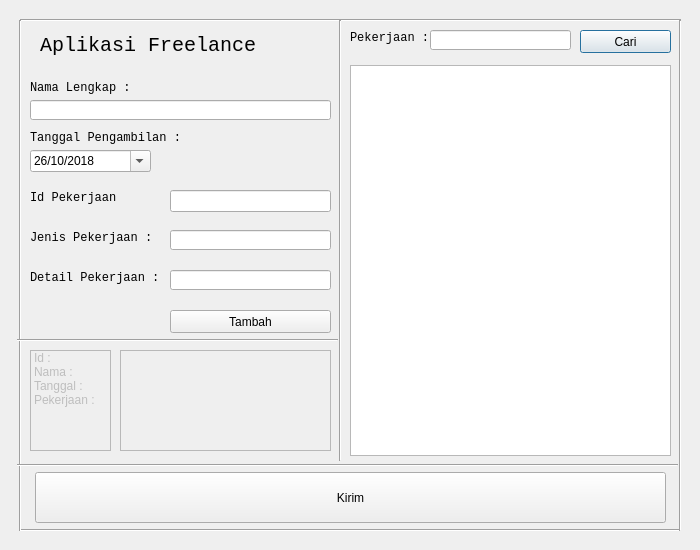
<?xml version="1.0" encoding="UTF-8"?>
<ui version="4.0">
 <class>Dialog</class>
 <widget class="QDialog" name="Dialog">
  <property name="geometry">
   <rect>
    <x>0</x>
    <y>0</y>
    <width>700</width>
    <height>550</height>
   </rect>
  </property>
  <property name="windowTitle">
   <string>Dialog</string>
  </property>
  <widget class="QLabel" name="label">
   <property name="geometry">
    <rect>
     <x>350</x>
     <y>30</y>
     <width>81</width>
     <height>16</height>
    </rect>
   </property>
   <property name="font">
    <font>
     <family>Courier New</family>
    </font>
   </property>
   <property name="text">
    <string>Pekerjaan :</string>
   </property>
  </widget>
  <widget class="Line" name="line">
   <property name="geometry">
    <rect>
     <x>20</x>
     <y>10</y>
     <width>661</width>
     <height>20</height>
    </rect>
   </property>
   <property name="orientation">
    <enum>Qt::Horizontal</enum>
   </property>
  </widget>
  <widget class="Line" name="line_2">
   <property name="geometry">
    <rect>
     <x>20</x>
     <y>520</y>
     <width>661</width>
     <height>20</height>
    </rect>
   </property>
   <property name="orientation">
    <enum>Qt::Horizontal</enum>
   </property>
  </widget>
  <widget class="Line" name="line_3">
   <property name="geometry">
    <rect>
     <x>10</x>
     <y>20</y>
     <width>20</width>
     <height>511</height>
    </rect>
   </property>
   <property name="orientation">
    <enum>Qt::Vertical</enum>
   </property>
  </widget>
  <widget class="Line" name="line_4">
   <property name="geometry">
    <rect>
     <x>670</x>
     <y>20</y>
     <width>20</width>
     <height>511</height>
    </rect>
   </property>
   <property name="orientation">
    <enum>Qt::Vertical</enum>
   </property>
  </widget>
  <widget class="QLineEdit" name="lineEdit">
   <property name="geometry">
    <rect>
     <x>430</x>
     <y>30</y>
     <width>141</width>
     <height>20</height>
    </rect>
   </property>
  </widget>
  <widget class="QPushButton" name="pushButton">
   <property name="geometry">
    <rect>
     <x>580</x>
     <y>30</y>
     <width>91</width>
     <height>23</height>
    </rect>
   </property>
   <property name="text">
    <string>Cari</string>
   </property>
  </widget>
  <widget class="QLabel" name="label_2">
   <property name="geometry">
    <rect>
     <x>40</x>
     <y>30</y>
     <width>281</width>
     <height>31</height>
    </rect>
   </property>
   <property name="font">
    <font>
     <family>Courier New</family>
     <pointsize>15</pointsize>
    </font>
   </property>
   <property name="text">
    <string>Aplikasi Freelance</string>
   </property>
  </widget>
  <widget class="Line" name="line_5">
   <property name="geometry">
    <rect>
     <x>330</x>
     <y>20</y>
     <width>20</width>
     <height>441</height>
    </rect>
   </property>
   <property name="orientation">
    <enum>Qt::Vertical</enum>
   </property>
  </widget>
  <widget class="QLabel" name="label_3">
   <property name="geometry">
    <rect>
     <x>30</x>
     <y>80</y>
     <width>101</width>
     <height>16</height>
    </rect>
   </property>
   <property name="font">
    <font>
     <family>Courier New</family>
    </font>
   </property>
   <property name="text">
    <string>Nama Lengkap :</string>
   </property>
  </widget>
  <widget class="QLineEdit" name="lineEdit_2">
   <property name="geometry">
    <rect>
     <x>30</x>
     <y>100</y>
     <width>301</width>
     <height>20</height>
    </rect>
   </property>
  </widget>
  <widget class="QDateEdit" name="dateEdit">
   <property name="geometry">
    <rect>
     <x>30</x>
     <y>150</y>
     <width>121</width>
     <height>22</height>
    </rect>
   </property>
   <property name="dateTime">
    <datetime>
     <hour>0</hour>
     <minute>0</minute>
     <second>0</second>
     <year>2018</year>
     <month>10</month>
     <day>26</day>
    </datetime>
   </property>
   <property name="maximumDate">
    <date>
     <year>2018</year>
     <month>12</month>
     <day>31</day>
    </date>
   </property>
   <property name="minimumDate">
    <date>
     <year>2018</year>
     <month>1</month>
     <day>1</day>
    </date>
   </property>
   <property name="currentSection">
    <enum>QDateTimeEdit::DaySection</enum>
   </property>
   <property name="displayFormat">
    <string>d/M/yyyy</string>
   </property>
   <property name="calendarPopup">
    <bool>true</bool>
   </property>
  </widget>
  <widget class="QLabel" name="label_4">
   <property name="geometry">
    <rect>
     <x>30</x>
     <y>130</y>
     <width>151</width>
     <height>16</height>
    </rect>
   </property>
   <property name="font">
    <font>
     <family>Courier New</family>
    </font>
   </property>
   <property name="text">
    <string>Tanggal Pengambilan :</string>
   </property>
  </widget>
  <widget class="QListWidget" name="listWidget_4">
   <property name="enabled">
    <bool>false</bool>
   </property>
   <property name="geometry">
    <rect>
     <x>30</x>
     <y>350</y>
     <width>81</width>
     <height>101</height>
    </rect>
   </property>
   <item>
    <property name="text">
     <string>Id :</string>
    </property>
   </item>
   <item>
    <property name="text">
     <string>Nama :</string>
    </property>
   </item>
   <item>
    <property name="text">
     <string>Tanggal :</string>
    </property>
   </item>
   <item>
    <property name="text">
     <string>Pekerjaan :</string>
    </property>
   </item>
  </widget>
  <widget class="QListWidget" name="listWidget_2">
   <property name="enabled">
    <bool>false</bool>
   </property>
   <property name="geometry">
    <rect>
     <x>120</x>
     <y>350</y>
     <width>211</width>
     <height>101</height>
    </rect>
   </property>
  </widget>
  <widget class="QPushButton" name="pushButton_5">
   <property name="geometry">
    <rect>
     <x>170</x>
     <y>310</y>
     <width>161</width>
     <height>23</height>
    </rect>
   </property>
   <property name="text">
    <string>Tambah</string>
   </property>
  </widget>
  <widget class="QPushButton" name="pushButton_7">
   <property name="geometry">
    <rect>
     <x>35</x>
     <y>472</y>
     <width>631</width>
     <height>51</height>
    </rect>
   </property>
   <property name="text">
    <string>Kirim</string>
   </property>
  </widget>
  <widget class="Line" name="line_6">
   <property name="geometry">
    <rect>
     <x>17</x>
     <y>455</y>
     <width>661</width>
     <height>20</height>
    </rect>
   </property>
   <property name="orientation">
    <enum>Qt::Horizontal</enum>
   </property>
  </widget>
  <widget class="Line" name="line_7">
   <property name="geometry">
    <rect>
     <x>17</x>
     <y>330</y>
     <width>321</width>
     <height>20</height>
    </rect>
   </property>
   <property name="orientation">
    <enum>Qt::Horizontal</enum>
   </property>
  </widget>
  <widget class="QListWidget" name="listWidget">
   <property name="geometry">
    <rect>
     <x>350</x>
     <y>65</y>
     <width>321</width>
     <height>391</height>
    </rect>
   </property>
  </widget>
  <widget class="QLineEdit" name="lineEdit_3">
   <property name="geometry">
    <rect>
     <x>170</x>
     <y>230</y>
     <width>161</width>
     <height>20</height>
    </rect>
   </property>
  </widget>
  <widget class="QLineEdit" name="lineEdit_4">
   <property name="geometry">
    <rect>
     <x>170</x>
     <y>270</y>
     <width>161</width>
     <height>20</height>
    </rect>
   </property>
  </widget>
  <widget class="QLabel" name="label_5">
   <property name="geometry">
    <rect>
     <x>30</x>
     <y>230</y>
     <width>121</width>
     <height>16</height>
    </rect>
   </property>
   <property name="font">
    <font>
     <family>Courier New</family>
    </font>
   </property>
   <property name="text">
    <string>Jenis Pekerjaan :</string>
   </property>
  </widget>
  <widget class="QLabel" name="label_6">
   <property name="geometry">
    <rect>
     <x>30</x>
     <y>270</y>
     <width>131</width>
     <height>16</height>
    </rect>
   </property>
   <property name="font">
    <font>
     <family>Courier New</family>
    </font>
   </property>
   <property name="text">
    <string>Detail Pekerjaan :</string>
   </property>
  </widget>
  <widget class="QLabel" name="label_7">
   <property name="geometry">
    <rect>
     <x>170</x>
     <y>250</y>
     <width>151</width>
     <height>16</height>
    </rect>
   </property>
   <property name="text">
    <string/>
   </property>
  </widget>
  <widget class="QLabel" name="label_8">
   <property name="geometry">
    <rect>
     <x>170</x>
     <y>290</y>
     <width>151</width>
     <height>16</height>
    </rect>
   </property>
   <property name="text">
    <string/>
   </property>
  </widget>
  <widget class="QLabel" name="label_9">
   <property name="geometry">
    <rect>
     <x>30</x>
     <y>190</y>
     <width>121</width>
     <height>16</height>
    </rect>
   </property>
   <property name="font">
    <font>
     <family>Courier New</family>
    </font>
   </property>
   <property name="text">
    <string>Id Pekerjaan</string>
   </property>
  </widget>
  <widget class="QLineEdit" name="lineEdit_5">
   <property name="geometry">
    <rect>
     <x>170</x>
     <y>190</y>
     <width>161</width>
     <height>22</height>
    </rect>
   </property>
  </widget>
  <widget class="QLabel" name="label_10">
   <property name="geometry">
    <rect>
     <x>170</x>
     <y>210</y>
     <width>151</width>
     <height>16</height>
    </rect>
   </property>
   <property name="text">
    <string/>
   </property>
  </widget>
 </widget>
 <resources/>
 <connections/>
</ui>
